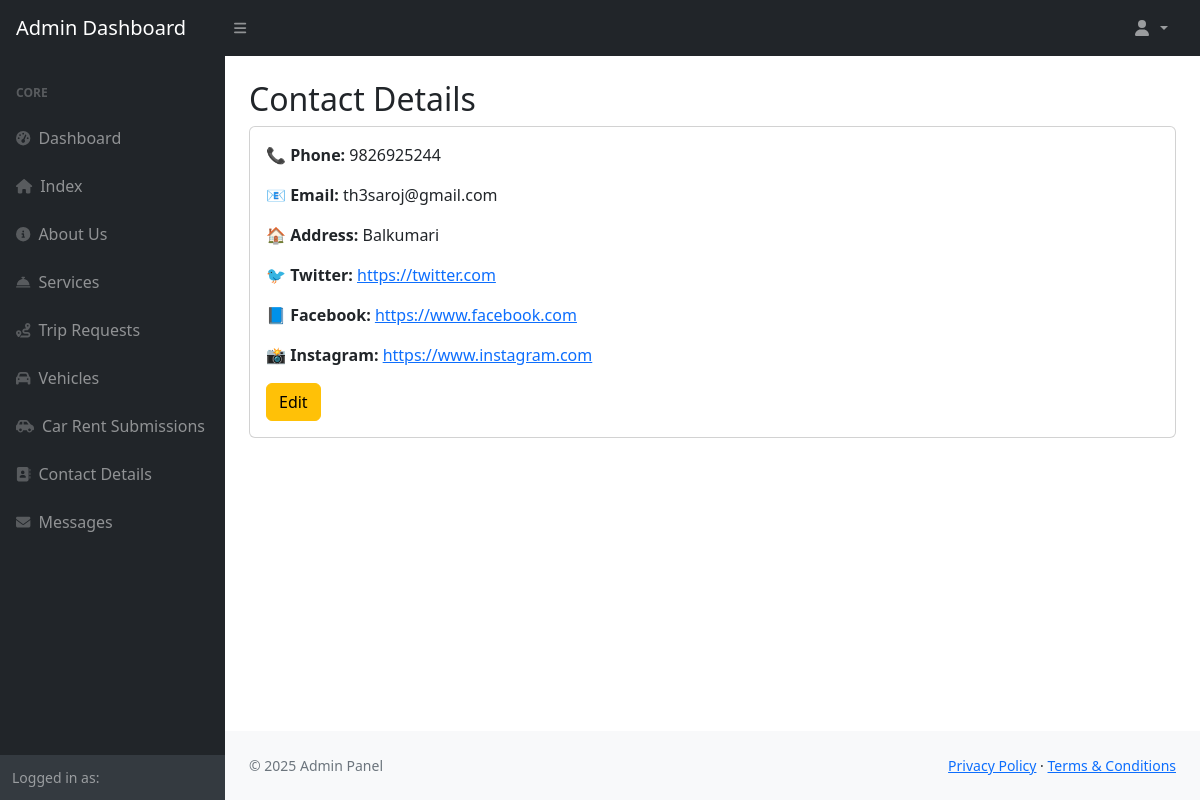
/dashboard/admin/contact-details/, run on the app's committed database.
### app/models.py (models this page shows, shortened)
class ContactDetail(models.Model):
    address = models.CharField(max_length=255)
    phone = models.CharField(max_length=20)
    email = models.EmailField()
    twitter = models.URLField(blank=True, null=True)
    facebook = models.URLField(blank=True, null=True)
    instagram = models.URLField(blank=True, null=True)

### dashboard/views.py (the view)
# urls.py: path('admin/contact-details/', views.admin_contact_details, name='admin_contact_details'),
def admin_contact_details(request):
    contact_detail = ContactDetail.objects.first()
    return render(request, 'dashboard/admin_contact_details.html', {'detail': contact_detail})

### app/context_processors.py (called while the page is built)
def contact_detail(request):
    detail = ContactDetail.objects.first()
    return {'contact_detail': detail}

### templates/dashboard/admin_contact_details.html (shortened to what this page needs)
{% extends "dashboard/base/admin_base.html" %}
{% block content %}
<h2>Contact Details</h2>
{% if detail %}
<div class="card">
    <div class="card-body">
        <p><strong>📞 Phone:</strong> {{ detail.phone }}</p>
        <p><strong>📧 Email:</strong> {{ detail.email }}</p>
        <p><strong>🏠 Address:</strong> {{ detail.address }}</p>
        {% if detail.twitter %}
        <p><strong>🐦 Twitter:</strong> <a href="{{ detail.twitter }}" target="_blank">{{ detail.twitter }}</a></p>
        {% endif %}
        {% if detail.facebook %}
        <p><strong>📘 Facebook:</strong> <a href="{{ detail.facebook }}" target="_blank">{{ detail.facebook }}</a></p>
        {% endif %}
        {% if detail.instagram %}
        <p><strong>📸 Instagram:</strong> <a href="{{ detail.instagram }}" target="_blank">{{ detail.instagram }}</a></p>
        {% endif %}
        <a href="{% url 'admin_contact_detail_edit' %}" class="btn btn-warning">Edit</a>
    </div>
</div>
{% else %}
<p>No contact details found. <a href="{% url 'admin_contact_detail_edit' %}">Add now</a></p>
{% endif %}
{% endblock %}

### data on the page
ContactDetail: phone "9826925244", email "th3saroj@gmail.com", address "Balkumari", twitter "https://twitter.com", facebook "https://www.facebook.com", instagram "https://www.instagram.com"

### other printed values
{{ current_year|default:"2025" }} "2025"
